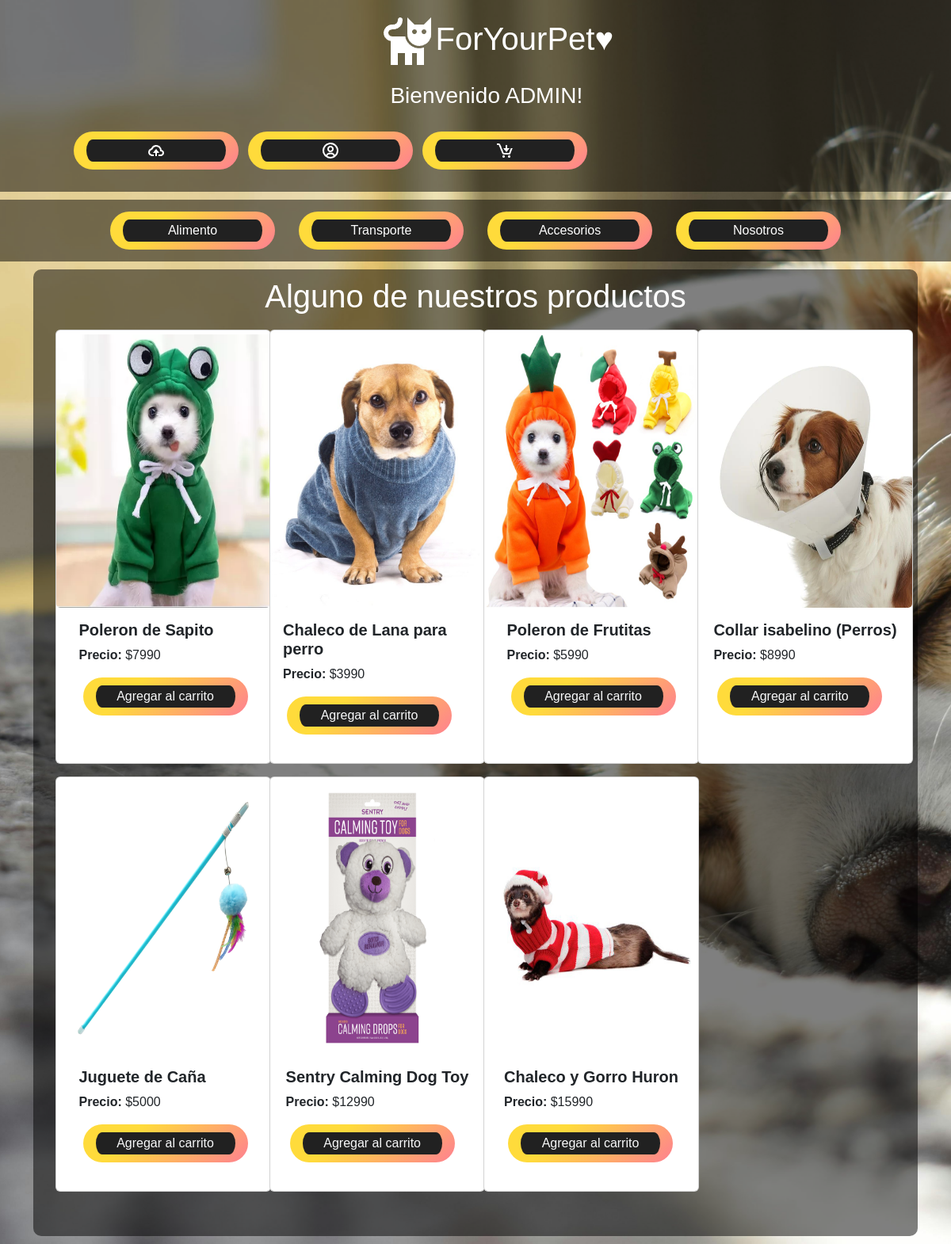
Page /accesorios/ (signed in) on the committed database.
### FYP/models.py (models this page shows, shortened)
class Producto(models.Model):
    product_name = models.CharField('Nombre del Producto', max_length=400)
    precio = models.IntegerField('Precio Actual del Producto', default=0)
    stock = models.IntegerField('Stock restante del producto', default=0)
    prduct_type_id = models.ForeignKey('tipo_producto',on_delete=models.CASCADE, db_column='product_type_id')
    product_id = models.IntegerField('Id del producto', primary_key=True, default='0')
    product_img = models.ImageField('Imagen del producto', upload_to='media', blank=True, null=True)

### FYP/views.py (the view)
# urls.py: path('accesorios/', views.accesorios_view, name='accesorios'),
def accesorios_view(request):
    tipo_accesorio = tipo_producto.objects.get(product_type='Accesorios')
    productos_accesorios = Producto.objects.filter(prduct_type_id=tipo_accesorio)
    context = {
        'productos': productos_accesorios
    }
    return render(request, 'accesorios.html', context)

### FYP/templates/accesorios.html (shortened to what this page needs)
{% load static %}
<!DOCTYPE html>
<html lang="es">
<head>
    <link href="https://cdn.jsdelivr.net/npm/bootstrap@5.3.3/dist/css/bootstrap.min.css" rel="stylesheet">
    <link rel="stylesheet" href="{% static '/CSS/accesorios.css' %}">
    <link rel="stylesheet" href="{% static '/CSS/star_btn.css' %}">
</head>
<body>
    <div class="container-fluid" >
      <div class="row">
          <div class="navb">
            <nav class="navbar">
                <div class="logo" id="botones1">
                  <nav class="navbar title_navbar" style="color: aliceblue;">
                      <a href="{% url 'inicio' %}">
                          <h1><img src="{% static 'IMG/cat_logo.png' %}">ForYourPet♥</h1>
                      </a>
                  </nav>
                  {% if user.is_authenticated %}
                  <h3 class="user_title">Bienvenido {{ user.username | upper }}! </h3>
                  {% endif %}
                </div>
                <div class="d-flex" id="botones">
                  {% if user.is_authenticated and user.is_staff %}
                    <button class="btn btn-outline-light boton_tamaño_usuario" type="button">
                      <strong>
                        <a href="crud"><img src="{% static '/IMG/upload.png' %}" alt="." ></a>
                      </strong>
                    </button>
                  {% endif %}
                  <button class="btn btn-outline-light boton_tamaño_usuario" data-bs-toggle="modal" data-bs-target="#exampleModal" type="button">
                    <div class="align-items-center">
                        <img src="{% static '/IMG/user.png' %}" alt="." >
                    </div>
                  </button>
                  <button class="btn btn-outline-light boton_tamaño_carrito" type="button">
                      <div class="align-items-center">
                        <a href="{% url 'carrito' %}"><img src="{% static '/IMG/carrito.png' %}" alt="." ></a>
                      </div>
                  </button>
                </div>
            </nav>
          </div>
                <div class="navb2">
                  <ul class="nav justify-content-center">
                      <button type="button" class="btn btn-outline-light botones-nav2"><a href="{% url 'alimento' %}">Alimento</a></button>
                      <button type="button" class="btn btn-outline-light botones-nav2"><a href="{% url 'transporte' %}">Transporte</a></button>
                      <button type="button" class="btn btn-outline-light botones-nav2"><a href="{% url 'accesorios' %}">Accesorios</a></button>
                      <button type="button" class="btn btn-outline-light botones-nav2"><a href="{% url 'nosotros' %}">Nosotros</a></button>
                  </ul>
                </div>
            </div>
      </div>
      <div class="container">
        <div class="center col-12">
            <h1>Alguno de nuestros productos</h1>
            <div class="row">
                {% for producto in productos %}
                <div class="col-12 col-sm-12 col-md-6 col-lg-4 col-xl-3 mb-3">
                    <div class="card h-100" style="width: 17rem;">
                        {% if producto.product_img %}
                            <img src="{{ producto.product_img.url }}" class="card-img" alt="Imagen del producto">
                        {% else %}
                            <span>No hay imágenes :</span>
                        {% endif %}
                        <div class="card-body">
                            <h5 class="card-title"><b>{{ producto.product_name }}</b></h5>
                            <p class="card-text"><b>Precio: </b> <span>${{ producto.precio }}</span></p>
                            <form method="post" action="{% url 'agregar_al_carro_accesorios' producto.product_id %}">
                              <button type="submit" class="btn btn-primary btn-outline-light">Agregar al carrito</button>
                            </form>
                        </div>
                    </div>
                </div>
                {% endfor %}
            </div>
        </div>
      </div>
  </body>
</html>

### FYP/static/CSS/accesorios.css (style rules this page uses)
body { overflow-x: hidden; background-image: url('/static/IMG/fondo3.jpg'); background-size: cover; background-attachment: fixed; background-position: center; font-family: Arial, Helvetica, sans-serif; }
.container-fluid { padding: 0; }
#botones { padding: 20px 50px 20px 100px ; }
.boton_tamaño_usuario { width: 150px; margin-right: 7px; }
.boton_tamaño_carrito { width: 150px; }
.botones-nav2 { margin: 15px; }
.logo { align-items: center; }
#botones1 { padding-left: 40%; }
.user_title { padding-left: 5%; }
h3 { color: white; }
a { text-decoration-color: aliceblue; }
.navb { position: relative; padding: 0px 0px 0px 0px; background: rgba(0, 0, 0, 0.5); margin: 0px 0px 0px 0px; }
.navb2 { position: relative; margin-top: 10px; padding: 15px 10px 15px 10px; background: rgba(0, 0, 0, 0.5); color: white; }
.center { margin: 10px 0px 10px 0px; border-radius: 10px; padding: 10px 30px 50px 30px; background: rgba(0, 0, 0, 0.5); color: white; }
button { margin-left: 5px; }
.card { margin: 10px; justify-content: center; align-items: center; }
.card-img { height: 350px; padding: 5px 0px 0px 0px; }
h1 { color: white; justify-content: center; text-align: center; }
.container { display: flex; width: 100%; }
.row>* { padding: 0; }

### FYP/static/CSS/star_btn.css (style rules this page uses)
.btn { display: flex; justify-content: center; align-items: center; width: 13rem; overflow: hidden; height: 3rem; background-size: 300% 300%; backdrop-filter: blur(1rem); border-radius: 5rem; transition: 0.5s; animation: gradient_301 5s ease infinite; border: double 4px transparent; background-image: linear-gradient(#212121, #212121), linear-gradient(137.48deg, #ffdb3b 10%,#FE53BB 45%, #8F51EA 67%, #0044ff 87%); background-origin: border-box; background-clip: content-box, border-box; }
strong { color: #000000; }
a { text-decoration: none; color: white; }
.btn-outline-light { --bs-btn-hover-color: #ffffff; }

### rows in the picture
Producto: product_img (picture), product_name "Poleron de Sapito", precio "7990"
Producto: product_img (picture), product_name "Chaleco de Lana para perro", precio "3990"
Producto: product_img (picture), product_name "Poleron de Frutitas", precio "5990"
Producto: product_img (picture), product_name "Collar isabelino (Perros)", precio "8990"
Producto: product_img (picture), product_name "Juguete de Caña", precio "5000"
Producto: product_img (picture), product_name "Sentry Calming Dog Toy", precio "12990"
Producto: product_img (picture), product_name "Chaleco y Gorro Huron", precio "15990"

### other values in the picture
{{ user.username | upper }} "ADMIN"
